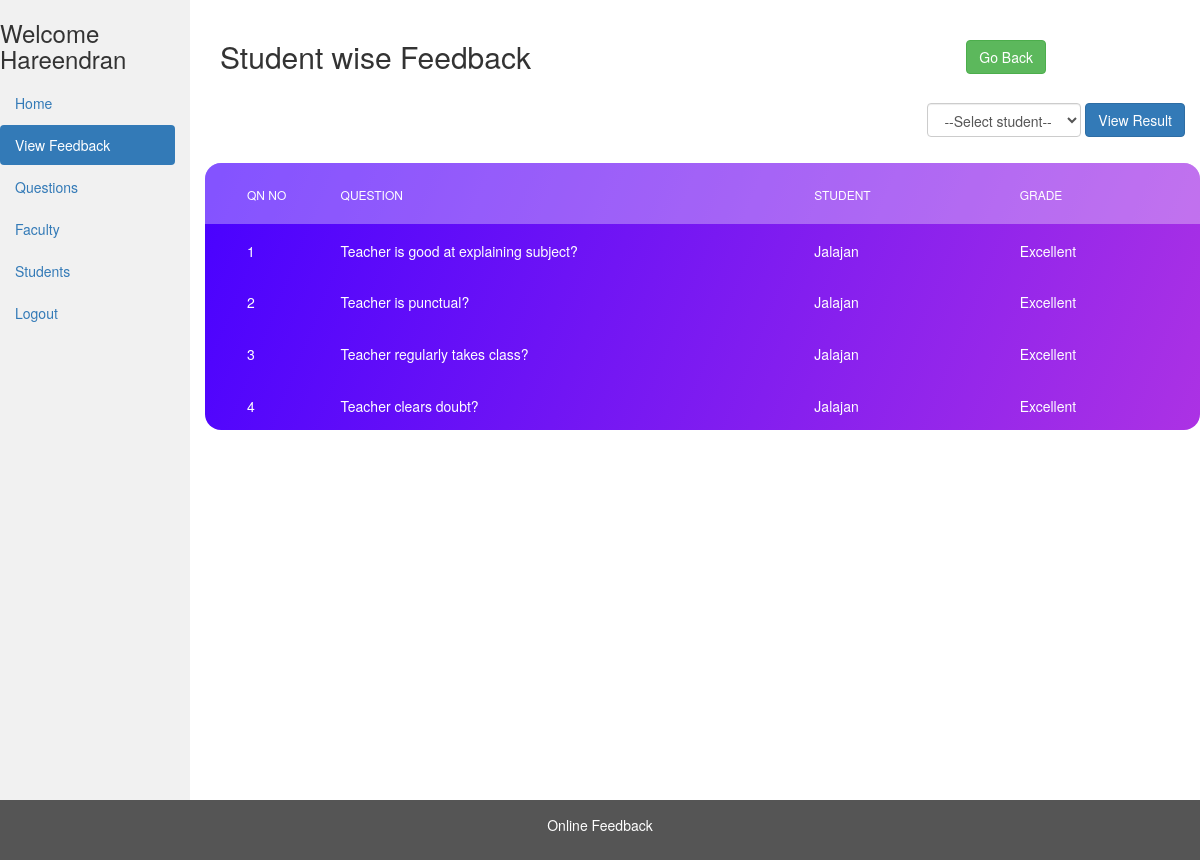
The app's page /admin/view_stud_feedback.php?student_id=2 (signed in), older data.
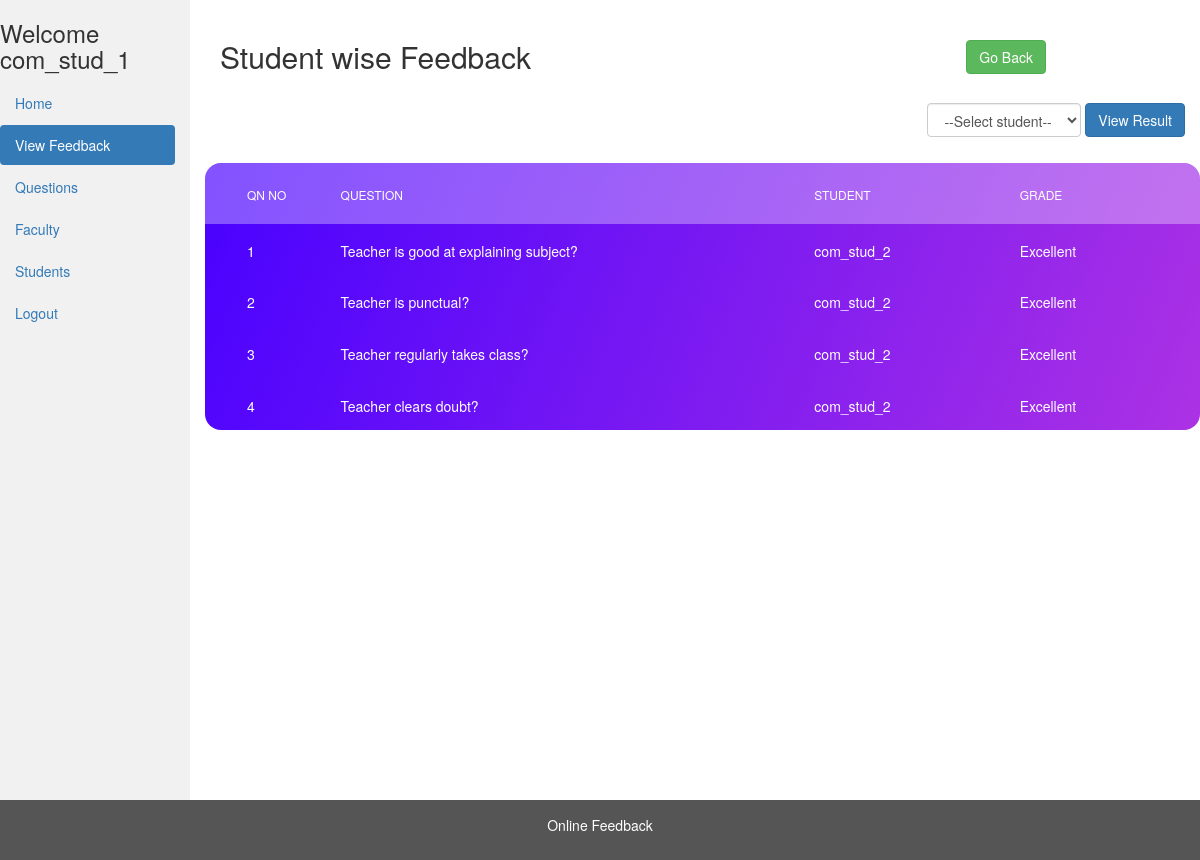
The same page, newer data.
### tables this page shows
CREATE TABLE IF NOT EXISTS `questions` (
  `qn_id` int(11) NOT NULL AUTO_INCREMENT,
  `qn_name` varchar(500) NOT NULL,
  PRIMARY KEY (`qn_id`)
);

CREATE TABLE IF NOT EXISTS `student` (
  `id` int(11) NOT NULL AUTO_INCREMENT,
  `name` char(40) NOT NULL,
  `gender` int(11) NOT NULL,
  `email` varchar(40) NOT NULL,
  `mobile` bigint(11) NOT NULL,
  `department_id` int(11) NOT NULL,
  `semester_id` int(10) NOT NULL,
  `image` varchar(50) NOT NULL DEFAULT '../img/no_image.jpg',
  `dob` date NOT NULL,
  `regid` int(11) NOT NULL,
  `feedback_submitted` int(11) NOT NULL DEFAULT 0,
  PRIMARY KEY (`id`),
  UNIQUE KEY `regid` (`regid`)
);

CREATE TABLE IF NOT EXISTS `grades` (
  `id` int(11) NOT NULL,
  `name` varchar(250) NOT NULL
);

### admin/view_stud_feedback.php (the view, shortened to what this page needs)
<?php
include_once '../database/dbconfig.php';
?>
<!DOCTYPE html>
<html lang="en">
  <head>
    <link
      rel="stylesheet"
      href="https://maxcdn.bootstrapcdn.com/bootstrap/3.4.1/css/bootstrap.min.css"
    />
    <link rel="stylesheet" type="text/css" href="../css/main.css" />
  </head>
  <body>
      <div class="row content">
      <div class="col-sm-2 sidenav">
        <h3>Welcome <?php echo ($_SESSION['login_user']); ?></h3>
        <ul class="nav nav-pills nav-stacked">
          <li><a href="admin_dashboard.php">Home</a></li>
          <li class="active"><a href="view_feedback.php">View Feedback</a></li>
          <li><a href="view_questions.php">Questions</a></li>
          <li><a href="view_faculty.php">Faculty</a></li>
          <li><a href="view_students.php">Students</a></li>
          <li><a href="../logout.php">Logout</a></li>
        </ul><br>
      </div>
        <div class="col-sm-10">
        <br />
        <div class="container-fluid">
          <div class="row">
            <div class="col-md-9"><h2>Student wise Feedback</h2></div><br />
            <div class="col-md-3">
              <a href="view_feedback.php" class="btn btn-success">Go Back</a>
            </div>
          </div>
        </div>
        <br />
        <div class="pull-right">
          <form class="form-inline" method="get" action="view_stud_feedback.php">
              <div class="container-fluid ">
                <div class="form-group">
                  <select name="student_id" class="form-control" required="required">
                    <option>--Select student--</option>
                  </select>
                  <input type="submit" class="btn btn-primary" value="View Result">
                </div>
            </div>
          </form>
        </div>
          <br>
          <br>
          <br>
          <div class="table100 ver6 m-b-110">
            <table data-vertable="ver6" id="students">
              <thead>
                <tr class="row100 head">
                  <th class="column100 column1" data-column="column1">
                    Qn No
                  </th>
                  <th class="column100 column2" data-column="column2">
                    Question
                  </th>
                  <th class="column100 column3" data-column="column3">
                    Student
                  </th>
                  <th class="column100 column4" data-column="column4">
                    Grade
                  </th>
                </tr>
              </thead>
              <tbody>
                <?php
$student_id = $_GET['student_id'];
$ans_sql = "select student.name as name, qn_name,grades.name as grade from questions inner join answers on questions.qn_id = answers.qn_id inner join grades on grades.id = answers.answer inner join student on student.id = answers.student_id where student_id =".$student_id;
$ans_result = mysqli_query($conn, $ans_sql);
$count = 0;
while ($ans_rows = mysqli_fetch_assoc($ans_result)) {
    $count++;
    ?>
                    <tr class="row100 data">
                      <td class="column100 column1 value" data-column="column1">
                        <?php echo $count; ?>
                      </td>
                      <td class="column100 column2 value" data-column="column2">
                        <?php echo $ans_rows['qn_name']; ?>
                      </td>
                      <td class="column100 column3 value" data-column="column3">
                        <?php echo $ans_rows['name']; ?>
                      </td>
                      <td class="column100 column4 value" data-column="column4" style="color: white">
                        <?php echo $ans_rows['grade']; ?>
                      </td>
                    </tr>
                <?php
}
?>
              </tbody>
            </table>
          </div>
        </div>
      </div>
    <footer class="container-fluid">
      <center>
        <p>Online Feedback</p>
      </center>
    </footer>
  </body>
</html>

Row changes from the older to the newer data that the page shows:
changed through a linked row, questions "Teacher is good at explaining subject?": student.name "Jalajan" → "com_stud_2"
changed through a linked row, questions "Teacher is punctual?": student.name "Jalajan" → "com_stud_2"
changed through a linked row, questions "Teacher regularly takes class?": student.name "Jalajan" → "com_stud_2"
changed through a linked row, questions "Teacher clears doubt?": student.name "Jalajan" → "com_stud_2"
Text that changed along with them:
$_SESSION['login_user']: "Hareendran" → "com_stud_1"
